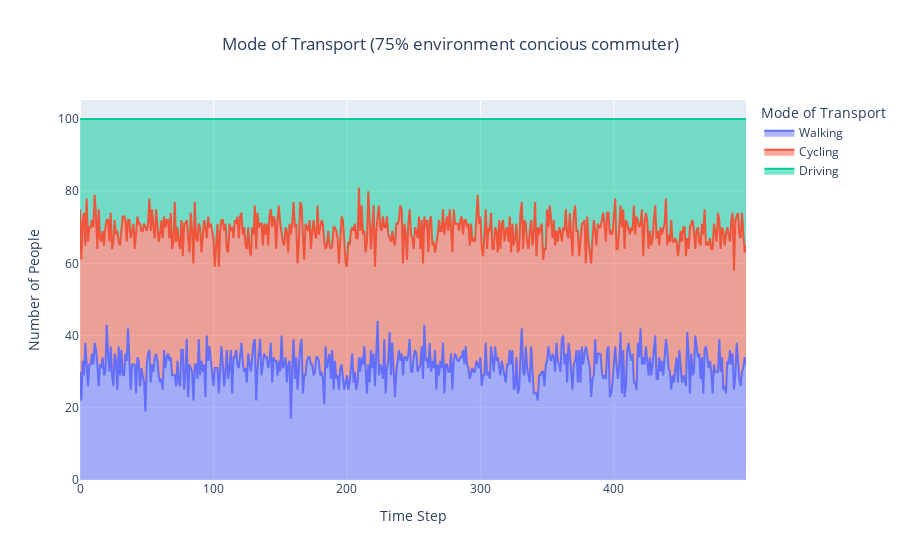

The notebook cell this image was saved under:
### Markdown cell above
## Scenario 75%

### Code cell
import pandas as pd
import plotly.express as px
import os

df = pd.read_csv('./NetLogo Model/outputs_75.csv')

# Create line chart using plotly
fig = px.area(df, title='Mode of Transport (75% environment concious commuter)', labels={'value':'Number of People', 'index':'Time Step', 'variable':'Mode'})

# Update layout for better readability
fig.update_layout(title_x=0.5,  # Center the title
                  xaxis_title='Time Step',
                  yaxis_title='Number of People',
                  legend_title='Mode of Transport')

# Save visualisation image in folder visualisations
os.makedirs("results_2/visualisations", exist_ok=True)
fig.write_image("results_2/visualisations/v75_fill.png")

#Optionally display the figure
fig.show()

### Figure 1 — Plotly figure (JSON) as saved in the notebook; plotly's stock layout.template omitted (floating-point values rounded to 4 significant figures; data arrays with more than 128 entries replaced by an {"elided": "..."} marker saying what was removed)
{"data": [{"fillpattern": {"shape": ""}, "hovertemplate": "Mode=Walking<br>Time Step=%{x}<br>Number of People=%{y}<extra></extra>", "legendgroup": "Walking", "line": {"color": "#636efa"}, "marker": {"symbol": "circle"}, "mode": "lines", "name": "Walking", "orientation": "v", "showlegend": true, "stackgroup": "1", "type": "scatter", "x": {"elided": "500 int values"}, "xaxis": "x", "y": {"elided": "500 int values"}, "yaxis": "y"}, {"fillpattern": {"shape": ""}, "hovertemplate": "Mode=Cycling<br>Time Step=%{x}<br>Number of People=%{y}<extra></extra>", "legendgroup": "Cycling", "line": {"color": "#EF553B"}, "marker": {"symbol": "circle"}, "mode": "lines", "name": "Cycling", "orientation": "v", "showlegend": true, "stackgroup": "1", "type": "scatter", "x": {"elided": "500 int values"}, "xaxis": "x", "y": {"elided": "500 int values"}, "yaxis": "y"}, {"fillpattern": {"shape": ""}, "hovertemplate": "Mode=Driving<br>Time Step=%{x}<br>Number of People=%{y}<extra></extra>", "legendgroup": "Driving", "line": {"color": "#00cc96"}, "marker": {"symbol": "circle"}, "mode": "lines", "name": "Driving", "orientation": "v", "showlegend": true, "stackgroup": "1", "type": "scatter", "x": {"elided": "500 int values"}, "xaxis": "x", "y": {"elided": "500 int values"}, "yaxis": "y"}], "layout": {"legend": {"title": {"text": "Mode of Transport"}, "tracegroupgap": 0}, "title": {"text": "Mode of Transport (75% environment concious commuter)", "x": 0.5}, "xaxis": {"anchor": "y", "domain": [0, 1], "title": {"text": "Time Step"}}, "yaxis": {"anchor": "x", "domain": [0, 1], "title": {"text": "Number of People"}}}}
